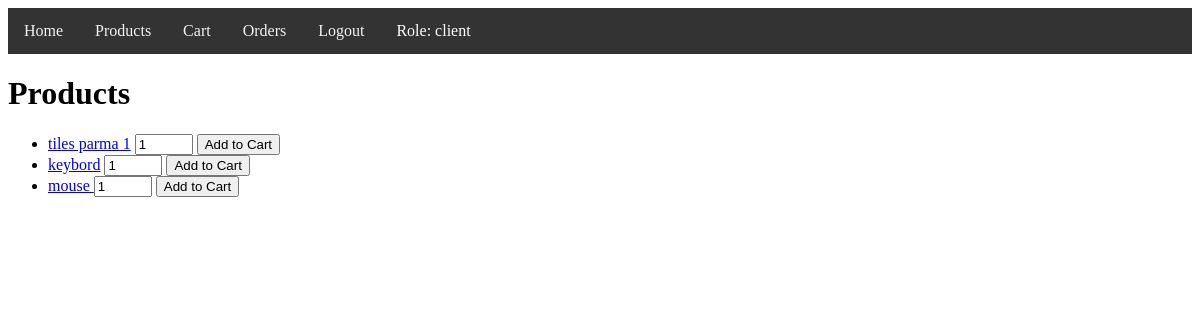
/products (signed in), run on an earlier commit of the app's database.
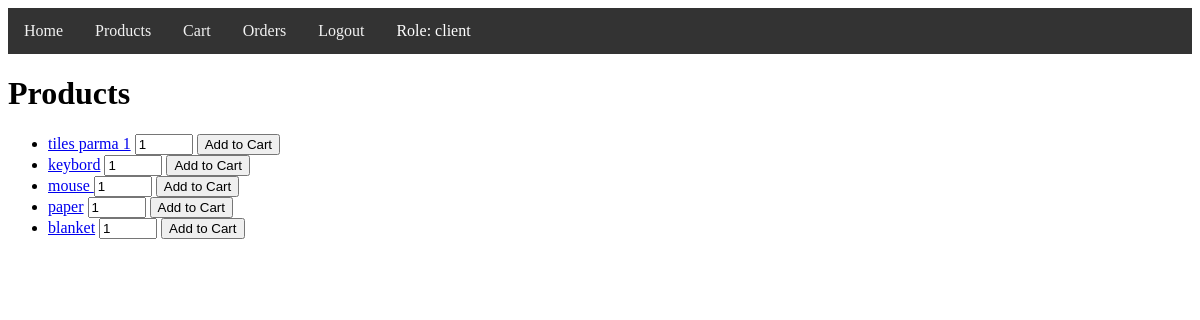
And on a later commit of the database.
### models/product/product.py (models this page shows)
class Product(db.Model):
    id = db.Column(db.Integer, primary_key=True)
    name = db.Column(db.String(150), unique=True, nullable=False)
    description = db.Column(db.String(500), nullable=False)
    price = db.Column(db.Float, nullable=False)

### controllers/product/product_view.py (the view)
@product_blueprint.route('/products')
def products():
    if 'user_id' not in session:
        flash('You need to be logged in to view this page.', 'danger')
        return redirect(url_for('user.login'))
    all_products = product_repository.get_all_products()
    if 'user_id' in session:
        user = User.query.get(session.get('user_id'))
    else:
        user = None
    return render_template('products.html', products=all_products, user=user)

### controllers/product/product_repository.py (called while the page is built)
    def get_all_products(self):
        return Product.query.all()

### templates/products.html (shortened to what this page needs)
{% extends "base.html" %}
{% block content %}
<h1>Products</h1>
<ul>
    {% for product in products %}
    <li>
        <a href="{{ url_for('product.product_detail', product_id=product.id) }}">{{ product.name }}</a>
        {% if session.get('user_id') %}
            {% if session.get('role') in ['admin', 'user'] %}
                <a href="{{ url_for('product.edit_product', product_id=product.id) }}">Edit</a>
                <form method="POST" action="{{ url_for('product.delete_product', product_id=product.id) }}" style="display:inline;">
                    <input type="hidden" name="_method" value="DELETE">
                    <button type="submit">Delete</button>
                </form>
            {% elif session.get('role') == 'client' %}
                <form method="POST" action="{{ url_for('order.add_to_cart', product_id=product.id) }}" style="display:inline;">
                    <input type="number" name="quantity" value="1" min="1" style="width: 50px;">
                    <button type="submit">Add to Cart</button>
                </form>
            {% endif %}
        {% endif %}
    </li>
    {% endfor %}
</ul>
{% endblock %}

What changed in the data, as far as the page shows it:
added Product: name "paper"
added Product: name "blanket"
